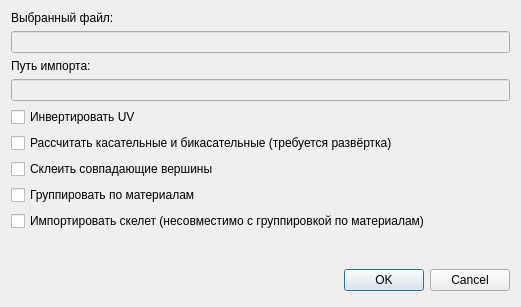
<?xml version="1.0" encoding="UTF-8"?>
<ui version="4.0">
 <class>MeshImportDialog</class>
 <widget class="QDialog" name="MeshImportDialog">
  <property name="geometry">
   <rect>
    <x>0</x>
    <y>0</y>
    <width>521</width>
    <height>307</height>
   </rect>
  </property>
  <property name="windowTitle">
   <string>Опции импорта</string>
  </property>
  <layout class="QVBoxLayout" name="verticalLayout">
   <item>
    <layout class="QFormLayout" name="formLayout">
     <item row="8" column="0" colspan="2">
      <widget class="QCheckBox" name="importSkeleton">
       <property name="text">
        <string>Импортировать скелет (несовместимо с группировкой по материалам)</string>
       </property>
      </widget>
     </item>
     <item row="1" column="0" colspan="2">
      <widget class="QLineEdit" name="selectedFileName">
       <property name="enabled">
        <bool>false</bool>
       </property>
      </widget>
     </item>
     <item row="0" column="0" colspan="2">
      <widget class="QLabel" name="label">
       <property name="text">
        <string>Выбранный файл:</string>
       </property>
      </widget>
     </item>
     <item row="5" column="0">
      <widget class="QCheckBox" name="calculateTangets">
       <property name="text">
        <string>Рассчитать касательные и бикасательные (требуется развёртка)</string>
       </property>
      </widget>
     </item>
     <item row="6" column="0">
      <widget class="QCheckBox" name="weldIdenticalVertices">
       <property name="text">
        <string>Склеить совпадающие вершины</string>
       </property>
      </widget>
     </item>
     <item row="7" column="0">
      <widget class="QCheckBox" name="groupByMaterials">
       <property name="text">
        <string>Группировать по материалам</string>
       </property>
      </widget>
     </item>
     <item row="2" column="0" colspan="2">
      <widget class="QLabel" name="label_2">
       <property name="text">
        <string>Путь импорта:</string>
       </property>
      </widget>
     </item>
     <item row="3" column="0" colspan="2">
      <widget class="QLineEdit" name="targetFileName">
       <property name="enabled">
        <bool>false</bool>
       </property>
      </widget>
     </item>
     <item row="4" column="0" colspan="2">
      <widget class="QCheckBox" name="flipUV">
       <property name="text">
        <string>Инвертировать UV</string>
       </property>
      </widget>
     </item>
    </layout>
   </item>
   <item>
    <layout class="QHBoxLayout">
     <property name="spacing">
      <number>6</number>
     </property>
     <property name="leftMargin">
      <number>0</number>
     </property>
     <property name="topMargin">
      <number>0</number>
     </property>
     <property name="rightMargin">
      <number>0</number>
     </property>
     <property name="bottomMargin">
      <number>0</number>
     </property>
     <item>
      <spacer>
       <property name="orientation">
        <enum>Qt::Horizontal</enum>
       </property>
       <property name="sizeHint" stdset="0">
        <size>
         <width>131</width>
         <height>31</height>
        </size>
       </property>
      </spacer>
     </item>
     <item>
      <widget class="QPushButton" name="okButton">
       <property name="text">
        <string>OK</string>
       </property>
      </widget>
     </item>
     <item>
      <widget class="QPushButton" name="cancelButton">
       <property name="text">
        <string>Cancel</string>
       </property>
      </widget>
     </item>
    </layout>
   </item>
  </layout>
 </widget>
 <resources/>
 <connections>
  <connection>
   <sender>okButton</sender>
   <signal>clicked()</signal>
   <receiver>MeshImportDialog</receiver>
   <slot>accept()</slot>
   <hints>
    <hint type="sourcelabel">
     <x>278</x>
     <y>253</y>
    </hint>
    <hint type="destinationlabel">
     <x>96</x>
     <y>254</y>
    </hint>
   </hints>
  </connection>
  <connection>
   <sender>cancelButton</sender>
   <signal>clicked()</signal>
   <receiver>MeshImportDialog</receiver>
   <slot>reject()</slot>
   <hints>
    <hint type="sourcelabel">
     <x>369</x>
     <y>253</y>
    </hint>
    <hint type="destinationlabel">
     <x>179</x>
     <y>282</y>
    </hint>
   </hints>
  </connection>
 </connections>
</ui>
